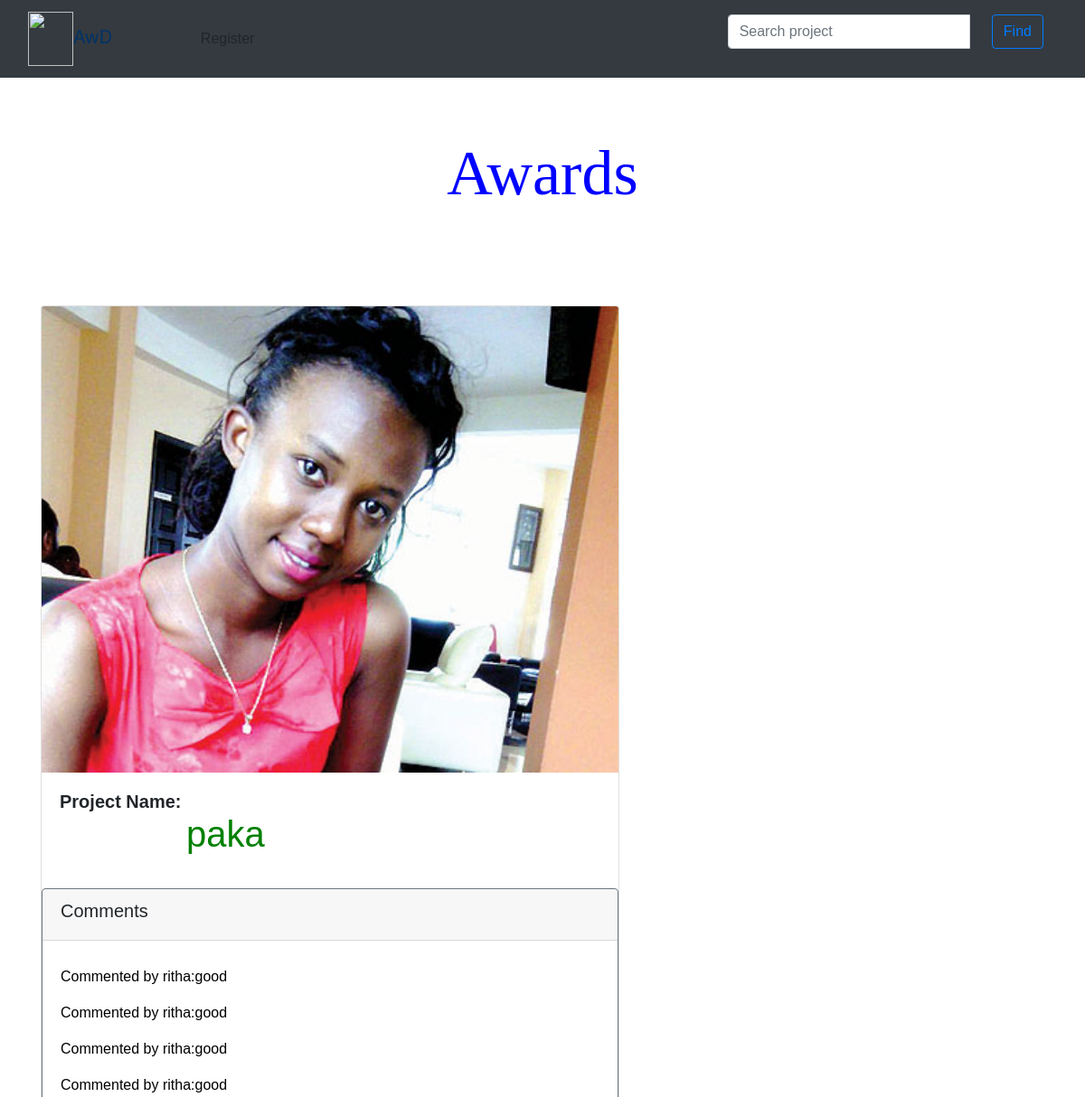
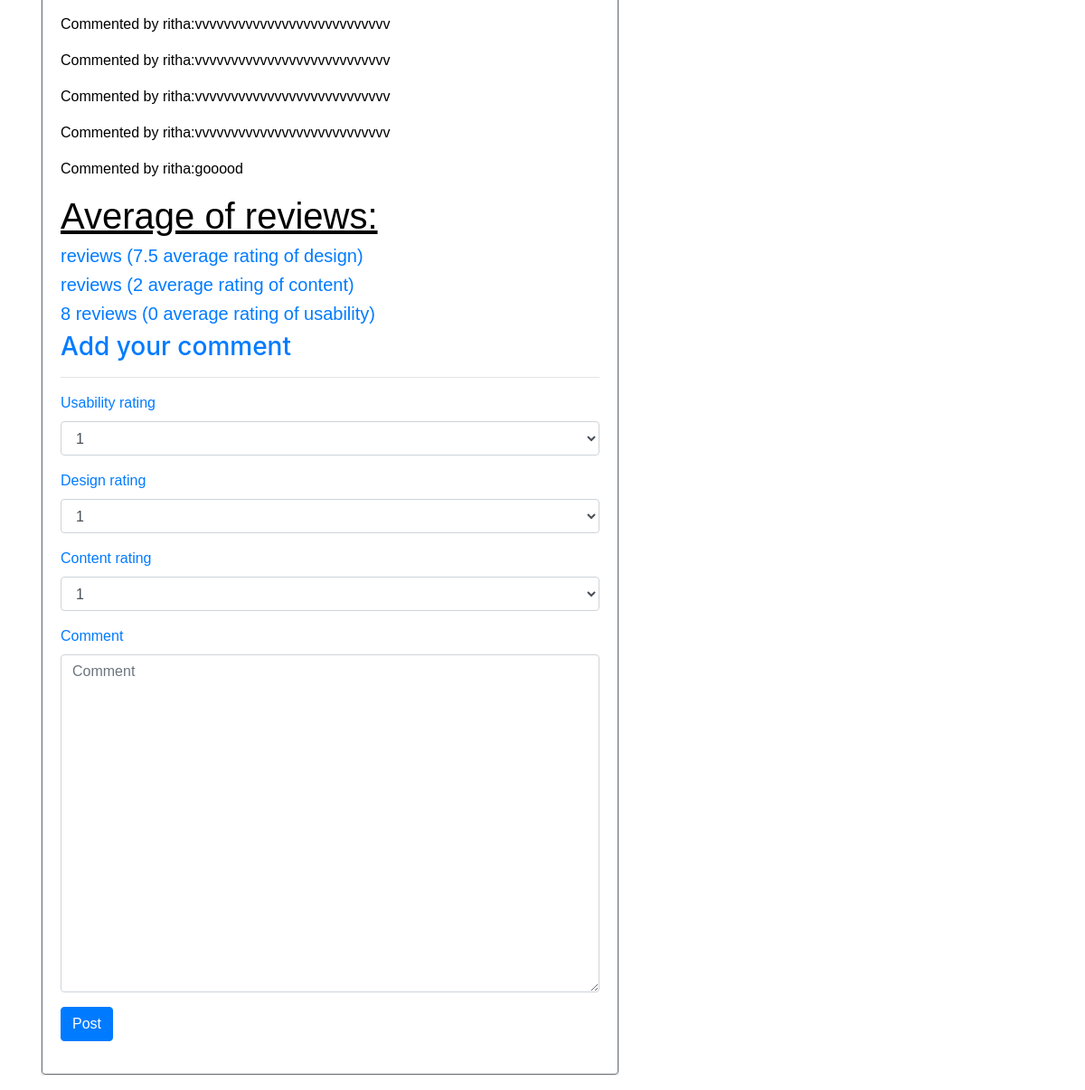
Page /image1 on the committed database (2 pictures, top to bottom).
### awardApp/models.py (models this page shows, shortened)
class Project(models.Model):
    title= models.TextField(max_length=200, null=True, blank=True, default='title')
    project_image = models.ImageField(upload_to='picture/', null=True, blank=True)
    description =models.TextField()
    project_url=models.URLField(max_length=250)
    def average_design(self):
        design_ratings = list(map(lambda x: x.design_rating, self.reviews.all()))
        return np.mean(design_ratings)
    def average_usability(self):
        usability_ratings = list(map(lambda x:x.usability_rating, self.reviews.all()))
        return np.mean(usability_ratings)
    def average_content(self):
        content_ratings = list(map(lambda x: x.content_rating, self.reviews.all()))
        return np.mean(content_ratings)

class Review(models.Model):
      RATING_CHOICES=(
        (1,'1'),
        (2,'2'),
        (3,'3'),
        (4,'4'),
        (5,'5'),
        (6,'6'),
        (7,'7'),
        (8,'8'),
        (9,'9'),
        (10,'10'),
      )
      project= models.ForeignKey(Project, null=True, blank=True,on_delete=models.CASCADE,related_name="reviews")
      user=models.ForeignKey(User, null=True, blank=True,on_delete=models.CASCADE, related_name='review')
      image=models.ForeignKey(Image,on_delete=models.CASCADE,related_name='reviews', null=True, blank=True)
      comment= models.TextField()
      design_rating= models.IntegerField(choices=RATING_CHOICES,default=0)
      usability_rating=models.IntegerField(choices=RATING_CHOICES,default=0)
      content_rating= models.IntegerField(choices=RATING_CHOICES, default=0)
      def get_comment(self, id):
          comments = Review.objects.filter(image_id=id)
          return comments

### awardApp/views.py (the view)
# urls.py: url(r'^image(\d+)',views.project,name='project'),
def project(request, id):
    try:
        project = Project.objects.get(pk = id)
    except DoesNotExit:
         raise Htt404()
    current_user = request.user
    comments = Review.get_comment(Review, id)
    latest_review_list= Review.objects.all()
    if request.method == 'POST':
       form = ReviewForm(request.POST)
       if form.is_valid():
         design_rating = form.cleaned_data['design_rating']
         content_rating = form.cleaned_data['content_rating']
         usability_rating = form.cleaned_data['usability_rating']
         comment = form.cleaned_data['comment']
         review = Review()
         review.project = project
         review.user = current_user
         review.comment = comment
         review.design_rating = design_rating
         review.content_rating = content_rating
         review.save()
    else:
        form = ReviewForm()
    return render(request,'image.html', {"project": project,'form':form,'comments':comments,'latest_review_list':latest_review_list})

### awardApp/forms.py
class ReviewForm(forms.ModelForm):
       class Meta:
           model= Review
           fields= ['usability_rating','design_rating','content_rating','comment']
           widgets ={
             'comment':Textarea(attrs={'cols':40, 'rows':15}),
           }

### awardApp/templates/image.html (shortened to what this page needs)
{% extends 'base.html'%}{% load static%}{% load bootstrap4%}
{% block content%}
<div class="container">
  <div class="jumbotron text-center" style="background-color:white;">
    <h1 class="h1" style="font-family: 'Dosis', cursive; color:blue;font-size:70px;text-align: center">Awards </h1>
  </div>
</div>
<div class="container">
  <div class="card mb-3" style="width:40rem;">
   <img class="card-img-top" src="{{project.project_image.url}}" alt="Card image cap" class="img-fluid" size="100px200">
   <div class="card-body">
     <h5 class="card-title" style="font-family: 'Dosis', sans-serif;"><strong>Project Name:</strong>
    <br>
 <p style="color:green;font-size: 40px;margin-left: 140px;">{{project.title}}</p>
    </h5>
   </div>
   <div class="card border-secondary">
     <div class="card-header">
       <h5 style="font-family: 'Dosis', sans-serif;">Comments</h5>
     </div>
     <div class="card-body text-primary">
       {% for review in latest_review_list%}
     <p style="color:black; font-family:'Dosis', sans-serif;">Commented by {{review.user}}:{{review.comment}}</p>
   {% endfor%}
     <h1 style="color: black;font-family: 'Dosis', sans-serif;"><u>Average of reviews:</u></h1>
<h5 style="font-family: 'Dosis',sans-serif;">{{ project.review.count}} reviews ({{project.average_design| floatformat}} average rating of design)</h5>
<h5 style="font-family: 'Dosis',sans-serif;">{{ project.review.count}} reviews ({{project.average_content| floatformat}} average rating of content)</h5>
<h5 style="font-family: 'Dosis',sans-serif;">{{ project.reviews.count}} reviews ({{project.average_usability| floatformat}} average rating of usability)</h5>
<h3 style="font-family: 'Dosis' sans-serif;">Add your comment</h3>
<hr>
<form action="" method="post" style="font-family: 'Dosis',sans-serif">
  {%csrf_token%} {% bootstrap_form form%}
  <input type="submit" class="btn btn-primary" value="Post">
</form>
</div>
</div>
</div>
</div>
{% endblock%}

### rows in the picture
Project: project_image (picture), title "paka", average_design "7.5", average_content "2", reviews.count "8", average_usability "0"
Review: user "ritha", comment "good"
Review: user "ritha", comment "good"
Review: user "ritha", comment "good"
Review: user "ritha", comment "good"
Review: user "ritha", comment "vvvvvvvvvvvvvvvvvvvvvvvvvvv"
Review: user "ritha", comment "vvvvvvvvvvvvvvvvvvvvvvvvvvv"
Review: user "ritha", comment "vvvvvvvvvvvvvvvvvvvvvvvvvvv"
Review: user "ritha", comment "vvvvvvvvvvvvvvvvvvvvvvvvvvv"
Review: user "ritha", comment "gooood"
